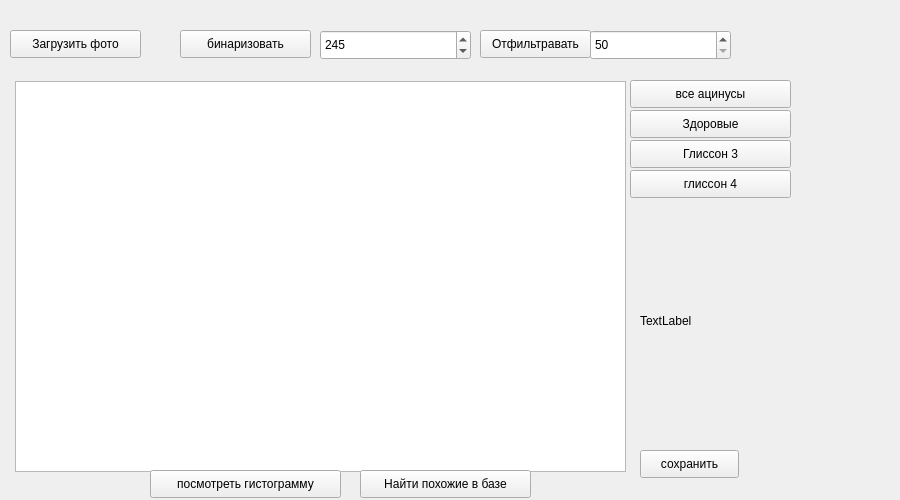
<?xml version="1.0" encoding="UTF-8"?>
<ui version="4.0">
 <class>StartForm</class>
 <widget class="QWidget" name="StartForm">
  <property name="geometry">
   <rect>
    <x>0</x>
    <y>0</y>
    <width>900</width>
    <height>500</height>
   </rect>
  </property>
  <property name="windowTitle">
   <string>Form</string>
  </property>
  <widget class="QPushButton" name="downloadImageButton">
   <property name="geometry">
    <rect>
     <x>10</x>
     <y>30</y>
     <width>131</width>
     <height>28</height>
    </rect>
   </property>
   <property name="text">
    <string>Загрузить фото</string>
   </property>
  </widget>
  <widget class="QGraphicsView" name="graphicsView">
   <property name="geometry">
    <rect>
     <x>15</x>
     <y>81</y>
     <width>611</width>
     <height>391</height>
    </rect>
   </property>
  </widget>
  <widget class="QPushButton" name="binarizationButton">
   <property name="geometry">
    <rect>
     <x>180</x>
     <y>30</y>
     <width>131</width>
     <height>28</height>
    </rect>
   </property>
   <property name="text">
    <string>бинаризовать</string>
   </property>
  </widget>
  <widget class="QSpinBox" name="binarizationSpinBox">
   <property name="geometry">
    <rect>
     <x>320</x>
     <y>30</y>
     <width>151</width>
     <height>30</height>
    </rect>
   </property>
   <property name="maximum">
    <number>256</number>
   </property>
   <property name="value">
    <number>245</number>
   </property>
  </widget>
  <widget class="QSpinBox" name="tresholdSpinBox">
   <property name="geometry">
    <rect>
     <x>590</x>
     <y>30</y>
     <width>141</width>
     <height>30</height>
    </rect>
   </property>
   <property name="minimum">
    <number>50</number>
   </property>
   <property name="maximum">
    <number>1000000</number>
   </property>
  </widget>
  <widget class="QPushButton" name="fileterButton">
   <property name="geometry">
    <rect>
     <x>480</x>
     <y>30</y>
     <width>111</width>
     <height>28</height>
    </rect>
   </property>
   <property name="text">
    <string>Отфильтравать</string>
   </property>
  </widget>
  <widget class="QPushButton" name="allAcinusButton">
   <property name="geometry">
    <rect>
     <x>630</x>
     <y>80</y>
     <width>161</width>
     <height>28</height>
    </rect>
   </property>
   <property name="text">
    <string>все ацинусы</string>
   </property>
  </widget>
  <widget class="QPushButton" name="healthAcinusButton">
   <property name="geometry">
    <rect>
     <x>630</x>
     <y>110</y>
     <width>161</width>
     <height>28</height>
    </rect>
   </property>
   <property name="text">
    <string>Здоровые</string>
   </property>
  </widget>
  <widget class="QPushButton" name="threadGlissonButton">
   <property name="geometry">
    <rect>
     <x>630</x>
     <y>140</y>
     <width>161</width>
     <height>28</height>
    </rect>
   </property>
   <property name="text">
    <string>Глиссон 3</string>
   </property>
  </widget>
  <widget class="QPushButton" name="forthGlissonButton">
   <property name="geometry">
    <rect>
     <x>630</x>
     <y>170</y>
     <width>161</width>
     <height>28</height>
    </rect>
   </property>
   <property name="text">
    <string>глиссон 4</string>
   </property>
  </widget>
  <widget class="QPushButton" name="findAnalogInDb">
   <property name="geometry">
    <rect>
     <x>360</x>
     <y>470</y>
     <width>171</width>
     <height>28</height>
    </rect>
   </property>
   <property name="text">
    <string>Найти похожие в базе</string>
   </property>
  </widget>
  <widget class="QLabel" name="resultLable">
   <property name="geometry">
    <rect>
     <x>640</x>
     <y>210</y>
     <width>241</width>
     <height>221</height>
    </rect>
   </property>
   <property name="text">
    <string>TextLabel</string>
   </property>
  </widget>
  <widget class="QPushButton" name="pushButton">
   <property name="geometry">
    <rect>
     <x>640</x>
     <y>450</y>
     <width>99</width>
     <height>28</height>
    </rect>
   </property>
   <property name="text">
    <string>сохранить</string>
   </property>
  </widget>
  <widget class="QPushButton" name="gistButton">
   <property name="geometry">
    <rect>
     <x>150</x>
     <y>470</y>
     <width>191</width>
     <height>28</height>
    </rect>
   </property>
   <property name="text">
    <string>посмотреть гистограмму</string>
   </property>
  </widget>
 </widget>
 <resources/>
 <connections/>
</ui>
